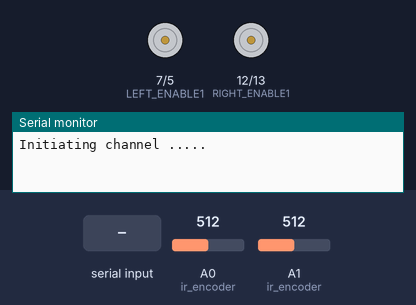
The sketch below on a simulated Arduino Uno, built with avr-gcc and run on an emulated ATmega328P. Shown: motor-driver pin pairs drawn as motors (green arrow = first pin HIGH = forward, orange = second pin HIGH = backward, longer = more drive, scaled by the enable pin), the last lines printed to the serial monitor. The inputs (shaded band) are chosen by the test bench; at power-on: A0 (ir_encoder) = 512, A1 (ir_encoder) = 512.

Above: at 0.8 s.
0.9 s: "1" received over the second serial link
2.8 s: "3" received over the second serial link
At 4.0 s:
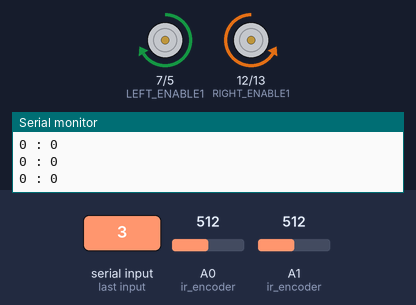
4.3 s: "1" received over the second serial link
At 5.2 s:
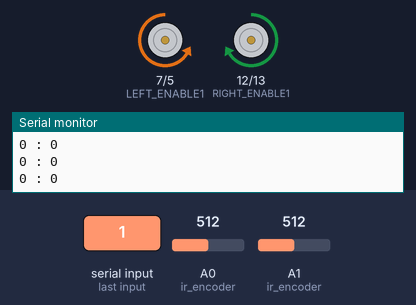
5.8 s: "0" received over the second serial link
At 6.4 s:
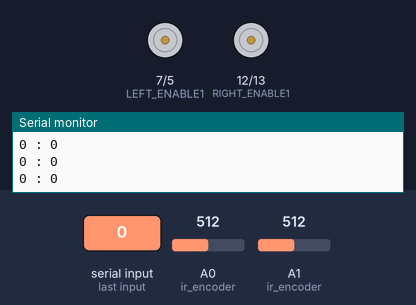
Timing chart, 0 to 8.3 s (numbered marks = the images above; inputs shaded):
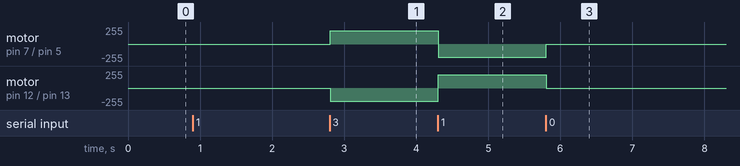

Measured:
- after the input at 2.8 s, motor on pin 7 (LEFT_ENABLE1) / pin 5 (LEFT_ENABLE2): stopped → forward 200/255 at once; motor on pin 12 (RIGHT_ENABLE1) / pin 13 (RIGHT_ENABLE2): stopped → backward 200/255 at once
- after the input at 4.3 s, motor on pin 7 (LEFT_ENABLE1) / pin 5 (LEFT_ENABLE2): forward 200/255 → backward 200/255 at once; motor on pin 12 (RIGHT_ENABLE1) / pin 13 (RIGHT_ENABLE2): backward 200/255 → forward 200/255 at once
- after the input at 5.8 s, motor on pin 7 (LEFT_ENABLE1) / pin 5 (LEFT_ENABLE2): backward 200/255 → stopped at once; motor on pin 12 (RIGHT_ENABLE1) / pin 13 (RIGHT_ENABLE2): forward 200/255 → stopped at once

The sketch:

bot_ir_feedback_check.ino
```cpp
/*

SONAR MAPPING Bot
IR_feedback and distance computation check program

Uses 0,1,4 keys for STOP, FORWARD, REVERSE
Prints the wheel rotation count and distance convered in Serial monitor

*/

// For bluetooth communication
#include<SoftwareSerial.h>

// Output pins to motor driver
#define LEFT_ENABLE1 7
#define LEFT_ENABLE2 5
#define RIGHT_ENABLE1 12
#define RIGHT_ENABLE2 13
#define LEFT_SPEED 11
#define RIGHT_SPEED 3

// Required global variables
int x,y;
int count1=0,count2=0,flag1=0,flag2=0;
float distance=0;
String send_data;
char rec_data;

// Pins of bluetooth module connections
SoftwareSerial BTSerial(A2,A3);

// Setup
void setup()
{
  // initiating data communication
  Serial.begin(9600);
  Serial.println("Initiating channel .....");
  BTSerial.begin(9600);
  // initiating IR encoder pins
  pinMode(A0,0);
  pinMode(A1,0);
  // initiating motor driver pins
  pinMode(LEFT_ENABLE1,1);
  pinMode(LEFT_ENABLE2,1);
  pinMode(RIGHT_ENABLE1,1);
  pinMode(RIGHT_ENABLE2,1);
  pinMode(LEFT_SPEED,1);
  pinMode(RIGHT_SPEED,1);
  digitalWrite(LEFT_ENABLE2,0);
  digitalWrite(LEFT_ENABLE1,0);
  digitalWrite(RIGHT_ENABLE1,0);
  digitalWrite(RIGHT_ENABLE2,0);
  // writing rotation PWM speeds
  analogWrite(LEFT_SPEED,200);
  analogWrite(RIGHT_SPEED,200);
  // Waiting for handshake character reception
  while(!(BTSerial.available()));
  BTSerial.read();
  BTSerial.println("a");
  BTSerial.println("0:0");
}

// wheel rotation control
void dir_control()
{
  switch(rec_data)
  {

    case 49: // FORWARD
        digitalWrite(LEFT_ENABLE2,1);
        digitalWrite(LEFT_ENABLE1,0);
        digitalWrite(RIGHT_ENABLE1,1);
        digitalWrite(RIGHT_ENABLE2,0);
        break;

    case 51:  // REVERSE
        digitalWrite(LEFT_ENABLE2,0);
        digitalWrite(LEFT_ENABLE1,1);
        digitalWrite(RIGHT_ENABLE1,0);
        digitalWrite(RIGHT_ENABLE2,1);
        break;

    case 48:  //STOP
        digitalWrite(LEFT_ENABLE2,0);
        digitalWrite(LEFT_ENABLE1,0);
        digitalWrite(RIGHT_ENABLE1,0);
        digitalWrite(RIGHT_ENABLE2,0);
        break;

    default:
        digitalWrite(LEFT_ENABLE2,0);
        digitalWrite(LEFT_ENABLE1,0);
        digitalWrite(RIGHT_ENABLE1,0);
        digitalWrite(RIGHT_ENABLE2,0);
        break;

  }
}

// IR encoder computation
void ir_encoder()
{
  x=analogRead(A0);
  y=analogRead(A1);
  // Threshold for IR sensor 1 spoke count
  if(x>700&&flag1==0)
  {
    count1++;
    flag1=1;
  }
  // reseting sensor after spoke count spoke count
  else if(x>330&&x<400)
  flag1=0;
  // Threshold for IR sensor 2 spoke count
  if(y>900&&flag2==0)
  {
    count2++;
    flag2=1;
  }
  // reseting sensor after spoke count spoke count
  else if(y>430&&y<500)
  flag2=0;
  //Serial.print(x);
  //Serial.print(" : ");
  //Serial.println(y);
  Serial.print(count1);
  Serial.print(" : ");
  Serial.println(count2);
  //delay(400);

}

// loop
void loop()
{

  if(BTSerial.available()) // checking for character received
  {
  rec_data=BTSerial.read();
  //Serial.print("REC : ");
  //Serial.println(rec_data);
  dir_control();        // wheel rotation based on character
  distance=count1*3.867;  // Spoke to circumference ratio
  //Serial.print("SEND : ");
  send_data=String(distance)+":0";
  //Serial.println(send_data);
  BTSerial.println(send_data);
  }

  else
  ir_encoder(); // Running IR_encoder feedback function continously

}
```
